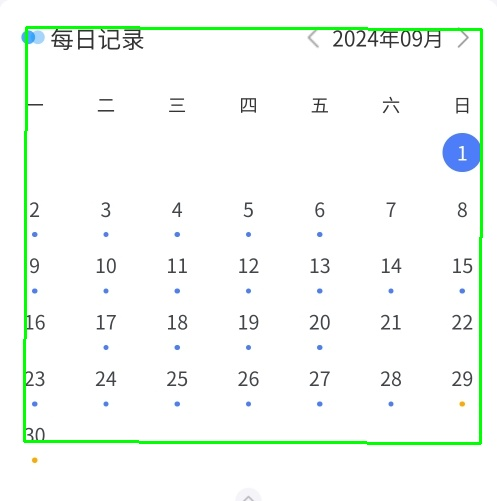
#> input picture Test/merge_res.jpg, 497 x 501 px
$ python -i Paddle_OCR.py   (imports and definitions only)
#> lines starting #> are read from the running program, lines starting #| are printed output that depends on the picture; after the words box and inside, x2 and y2 are one past the last pixel; in counts of white or black regions, pixels touching at a corner belong together
#> further down, picture is the input picture: shape (501, 497, 3); mean B, G, R 246.3, 250.4, 245.2
import json
import re

import cv2
import numpy as np
from paddleocr import PaddleOCR
from sklearn.cluster import KMeans


# [42 lines left out: functions extract_month_info, extract_to_json, not called in this run]


def detect_calendar_contours(img):
    """
    检测日历区域的轮廓并合并相邻文字或数字。

    参数:
    - img: 输入的日历区域的图像。

    返回:
    - 合并后带有轮廓的图像。
    """
    split_res = img.copy()  # 显示每个轮廓结构
    merge_res = img.copy()  # 显示合并后轮廓结构
    # 转换为灰度图像
    gray = cv2.cvtColor(img, cv2.COLOR_BGR2GRAY)
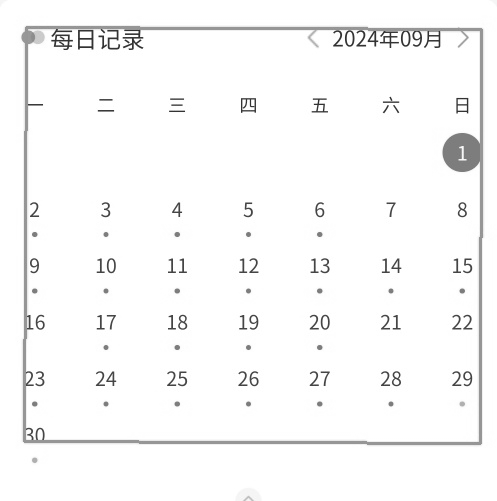
#> gray: shape (501, 497); min 43, max 255, mean 248.4

    # 二值化处理，提取文本区域
    _, thresh = cv2.threshold(gray, 128, 255, cv2.THRESH_BINARY_INV)
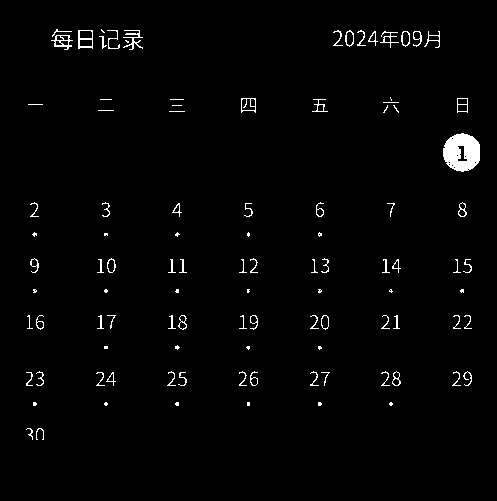
#> thresh: shape (501, 497); 1.8% white; 102 white regions (34 under 20 px), largest, box (x1, y1, x2, y2) and area: (443, 133, 480, 172) 1063, (123, 30, 143, 50) 134, (51, 35, 73, 50) 122
    # 形态学操作去噪及连接相邻字符
    kernel = cv2.getStructuringElement(cv2.MORPH_RECT, (3, 3))
    closed = cv2.morphologyEx(thresh, cv2.MORPH_CLOSE, kernel, iterations=2)
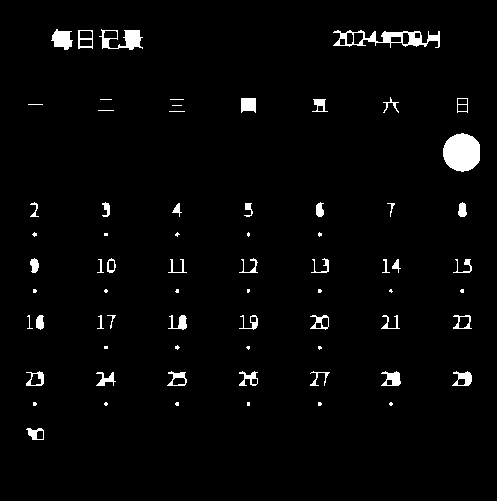
#> closed: shape (501, 497); 2.6% white; 70 white regions (28 under 20 px)
    # 检测轮廓
    contours, _ = cv2.findContours(
        closed, cv2.RETR_EXTERNAL, cv2.CHAIN_APPROX_SIMPLE
    )
#> contours = 70 contours, 34 with area under 20; largest, box (x1, y1, x2, y2) and area: (443, 133, 480, 172) 1085, (333, 30, 440, 48) 928, (99, 29, 143, 50) 436, (51, 29, 73, 50) 266, (78, 30, 93, 49) 240

    # 合并相邻轮廓
    result_json = merge_adjacent_contours(img, contours)

    return result_json


def merge_adjacent_contours(img, contours, distance_threshold=10):
    """
    合并相邻的轮廓，如果它们彼此接近，就圈在一起。

    参数:
    - img: 原始图像。
    - contours: 检测到的轮廓列表。
    - distance_threshold: 判断轮廓是否接近的阈值。

    返回:
    - img_with_merged_contours: 绘制了合并轮廓的结果图像。
    """
#> called with distance_threshold = 10
    # 合并的轮廓边界框
    merged_rectangles = []

    for cnt in contours:

        # 过滤小面积轮廓
        if cv2.contourArea(cnt) < 2:
            continue  # 如果轮廓面积小于最小面积，跳过它
        # 获取当前轮廓的外接矩形边界框
        x, y, w, h = cv2.boundingRect(cnt)
        if h < 8:
            continue
        if 5 < w < 10:  # 如果宽度小于5
            w += 15  # 增加宽度
        if 5 < h < 15:  # 如果高度小于5
            h += 2  # 增加宽度

        current_rect = (x, y, x + w, y + h)  # (x1, y1, x2, y2)

        # 检查是否与已检测的合并区域接近
        merged = False

        for rect in merged_rectangles:
            # 检查当前轮廓是否与已存在的矩形接近
            if (
                    (abs(rect[0] - current_rect[2]) < 20 and  # 水平接近
                     abs(rect[1] - current_rect[3]) < 10)

            ):
                # 如果接近，将当前轮廓和目标轮廓合并
                new_rect = (
                    min(rect[0], current_rect[0]),
                    min(rect[1], current_rect[1]),
                    max(rect[2], current_rect[2]),
                    max(rect[3], current_rect[3])
                )
                rect = new_rect
                merged = True
                break

        if not merged:
            merged_rectangles.append(current_rect)
#> this loop made 70 passes
#> (x, y, w, h, current_rect) on passes 1, 8, 9, 10, 11, 12, 13, 14, 19, 20, 21, 22: (26, 428, 18, 14, (26, 428, 44, 442)), (96, 372, 20, 16, (96, 372, 116, 388)), (452, 371, 20, 15, (452, 371, 472, 386)), (381, 371, 20, 15, (381, 371, 401, 386)), (310, 371, 20, 15, (310, 371, 330, 386)), (239, 371, 19, 15, (239, 371, 258, 386)), (167, 371, 20, 15, (167, 371, 187, 386)), (26, 371, 18, 15, (26, 371, 44, 386)), (453, 315, 19, 16, (453, 315, 472, 331)), (381, 315, 19, 16, (381, 315, 400, 331)), (310, 315, 19, 15, (310, 315, 329, 330)), (239, 315, 19, 15, (239, 315, 258, 330))
#> (x, y, w, h) on passes 2, 3, 5, 6, 7, 15: (389, 402, 4, 4), (318, 402, 4, 4), (175, 402, 4, 4), (104, 402, 4, 4), (33, 402, 4, 4), (318, 346, 4, 4)
#> after the loop, merged_rectangles = 42 items, first 6: (26, 428, 44, 442), (96, 372, 116, 388), (452, 371, 472, 386), (381, 371, 401, 386), (310, 371, 330, 386), (239, 371, 258, 386); rect = (99, 29, 143, 50)
    filtered_contours = []
    result = merge_overlapping_rectangles(merged_rectangles)
#> result = 38 items, first 6: (26, 428, 44, 442), (96, 372, 116, 388), (452, 371, 472, 386), (381, 371, 401, 386), (310, 371, 330, 386), (239, 371, 258, 386)
    for cnt in result:
        width = cnt[2] - cnt[0]  # 计算宽度

        # 检查宽度是否小于最小阈值
        if width > 9:
            filtered_contours.append(cnt)  # 保留宽度满足条件的轮廓
#> this loop made 38 passes
#> (cnt, width) on passes 1 to 12: ((26, 428, 44, 442), 18), ((96, 372, 116, 388), 20), ((452, 371, 472, 386), 20), ((381, 371, 401, 386), 20), ((310, 371, 330, 386), 20), ((239, 371, 258, 386), 19), ((167, 371, 187, 386), 20), ((26, 371, 44, 386), 18), ((453, 315, 472, 331), 19), ((381, 315, 400, 331), 19), ((310, 315, 329, 330), 19), ((239, 315, 258, 330), 19)
#> after the loop, filtered_contours has the same summary as result

    # 遍历合并区域进行 OCR 文字识别
    all_results = []
    i = 0
    for rect in filtered_contours:

        i = i + 1
        x1, y1, x2, y2 = rect
        # 从原图裁剪区域

        # 设置扩展的像素值
        padding = 10  # 向四周扩展10个像素

        # 确保裁剪区域的坐标不会超出图像边界
        x1 = max(0, x1 - padding)
        y1 = max(0, y1 - padding)
        x2 = min(img.shape[1], x2 + padding)
        y2 = min(img.shape[0], y2 + padding)

        # 从原图裁剪区域
        cropped_img = img[y1:y2, x1:x2]

        # 显示或保存裁剪后的图片
        cv2.imwrite(f"cropped_image{i}.png", cropped_img)

        # 从原图裁剪区域，y2向下扩展10px
        new_y1 = y2  # 新的y1为当前区域的y2
        new_y2 = min(y2 + 10, img.shape[0])  # 向下扩展10px，确保不超出图像下边界

        cropped_img2 = img[new_y1:new_y2, x1:x2]

        # 保存裁剪后的图像
        cv2.imwrite(f"cropped_image__{i}.png", cropped_img2)
        paddleocr = PaddleOCR(
            use_gpu=False,
            det_db_box_thresh=0.5,
            det_db_unclip_ratio=1.5,
            rec_algorithm='CRNN',

        )
        # paddleocr = PaddleOCR(lang='ch', show_log=False)
        # 打开需要识别的图片
        text = paddleocr.ocr(cropped_img)

        if text == [None]:
            gray = cv2.cvtColor(cropped_img, cv2.COLOR_BGR2GRAY)
            # 使用二值化处理图像
            _, binary_image = cv2.threshold(gray, 0, 255, cv2.THRESH_BINARY + cv2.THRESH_OTSU)

            text = paddleocr.ocr(binary_image)

        # 提取出 日期文本
        extracted_text = text[0][0][1][0] if text and text[0] else None
        status = check_status(cropped_img2)

        # 构建JSON格式的数据
        result = {
            "Date": extracted_text,
            "Punch_Status": status
        }

        all_results.append(result)
#> this loop made 1 pass
#> (rect, i, x1, y1, x2, y2, padding, new_y1) on pass 1: ((26, 428, 44, 442), 1, 16, 418, 54, 452, 10, 452)
#> pass 1, in merge_adjacent_contours, `cropped_img = img[y1:y2, x1:x2]`:
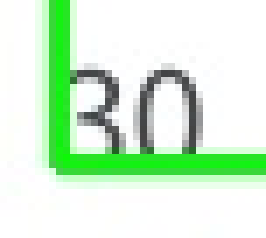
#> cropped_img: shape (34, 38, 3) (shown 7 times larger); mean B, G, R 212.8, 240.9, 212.5
#> after the loop, all_results = []; i = 1

    # 正则表达式用于匹配1-31范围内的日期

    # 正则表达式用于匹配日期标题和1-31范围内的日期
    date_title_pattern = re.compile(r'^\d{4}年\d{1,2}月$')
    date_pattern = re.compile(r'^(?:[012]?[1-9]|3[01])$')

    # 构建最终的JSON结构
    # 构建最终的JSON结构
    result_json = {
        "Month": [],
        'Daily_Records': []
    }
    daily_date = [item for item in all_results if date_pattern.match(item['Date'])]
    filtered_data2 = [item for item in all_results if date_title_pattern.match(item['Date'])]
    result_json["Month"] = filtered_data2[0]['Date']
    # 过滤出每日记录数据，并构建每日记录的JSON结构
    filtered_data = [item for item in all_results if date_pattern.match(item['Date'])]
    for item in filtered_data:
        daily_record = {
            "Date": int(item['Date']),
            "Punch_Status": item['Punch_Status']
        }
        result_json['Daily_Records'].append(daily_record)

    # 打印结果
    # 打印最终的JSON结构

    return result_json


# [61 lines left out: functions check_status, check_color_status, not called in this run]


def merge_overlapping_rectangles(rectangles):
    """
    合并轮廓列表中有部分重叠的矩形。

    参数:
    - rectangles: 矩形列表 [(x1, y1, x2, y2), ...]

    返回:
    - merged_rectangles: 合并后的矩形列表。
    """
    merged = True  # 用于标记是否有新的合并
    while merged:
        merged = False  # 每次循环开始时重置标记
        new_rectangles = []
        skip = set()  # 跳过已合并的索引

        for i in range(len(rectangles)):
            if i in skip:  # 如果已合并，跳过
                continue
            rect1 = rectangles[i]
            merged_rect = rect1  # 初始化为当前矩形

            for j in range(i + 1, len(rectangles)):
                if j in skip:  # 如果已合并，跳过
                    continue
                rect2 = rectangles[j]

                if is_overlapping(merged_rect, rect2):  # 检查是否重叠
                    # 合并两个矩形
                    merged_rect = (
                        min(merged_rect[0], rect2[0]),
                        min(merged_rect[1], rect2[1]),
                        max(merged_rect[2], rect2[2]),
                        max(merged_rect[3], rect2[3]),
                    )
                    skip.add(j)  # 标记 rect2 已合并
                    merged = True  # 标记本轮有新的合并

            new_rectangles.append(merged_rect)  # 添加合并后的矩形

        # 更新矩形列表
        rectangles = [rect for idx, rect in enumerate(rectangles) if idx not in skip]
        rectangles = new_rectangles

    return rectangles

def is_overlapping(rect1, rect2):
    """
    判断两个矩形是否有重叠。

    参数:
    - rect1: 第一个矩形 (x1, y1, x2, y2)。
    - rect2: 第二个矩形 (x1, y1, x2, y2)。

    返回:
    - True: 如果有重叠。
    - False: 如果没有重叠。
    """
    x1_a, y1_a, x2_a, y2_a = rect1
    x1_b, y1_b, x2_b, y2_b = rect2

    # 检查水平和垂直方向是否有交集
    if x1_a < x2_b and x1_b < x2_a and y1_a < y2_b and y1_b < y2_a:
        return True  # 存在重叠
    return False  # 没有重叠

>>> import cv2
>>> picture = cv2.imread('Test/merge_res.jpg')
#> (the run stopped early here; a loop or call above may not have finished)

$ run again, on Test/胡翔.jpg
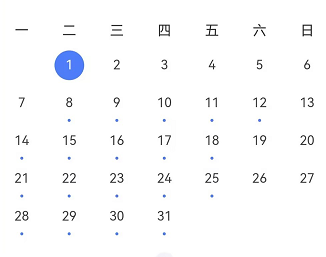
#> input picture Test/胡翔.jpg, 326 x 257 px
#> picture is the input picture: shape (257, 326, 3); mean B, G, R 251.3, 250.3, 249.8
#> in detect_calendar_contours, `_, thresh = cv2.threshold(gray, 128, 255, cv2.THRESH_BINARY_INV)`:
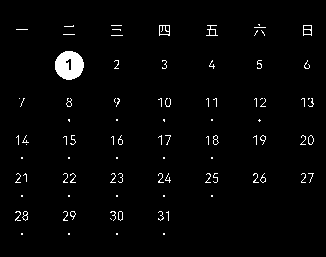
#> thresh: shape (257, 326); 2.2% white; 91 white regions (70 under 20 px), largest, box (x1, y1, x2, y2) and area: (55, 51, 84, 80) 633, (159, 25, 170, 36) 56, (206, 25, 218, 36) 44
#> closed: shape (257, 326); 3.9% white; 58 white regions (22 under 20 px)
#> contours = 58 contours, 25 with area under 20; largest, box (x1, y1, x2, y2) and area: (55, 51, 84, 80) 620, (15, 211, 28, 221) 94, (110, 173, 123, 183) 92, (159, 25, 170, 36) 92, (300, 135, 314, 145) 91
#> the loop in merge_adjacent_contours, `for cnt in contours:` made 58 passes
#> (x, y, w, h, current_rect) on passes 5, 6, 7, 8, 14, 15, 16, 17: (158, 211, 11, 12, (158, 211, 169, 223)), (110, 211, 13, 12, (110, 211, 123, 223)), (63, 211, 13, 12, (63, 211, 76, 223)), (15, 211, 13, 12, (15, 211, 28, 223)), (301, 173, 13, 12, (301, 173, 314, 185)), (253, 173, 13, 12, (253, 173, 266, 185)), (205, 173, 13, 12, (205, 173, 218, 185)), (158, 173, 13, 12, (158, 173, 171, 185))
#> after the loop in merge_adjacent_contours, `for cnt in contours:`: merged_rectangles = 36 items, first 6: (158, 211, 169, 223), (110, 211, 123, 223), (63, 211, 76, 223), (15, 211, 28, 223), (301, 173, 314, 185), (253, 173, 266, 185); rect = (111, 25, 123, 38)
#> result has the same summary as merged_rectangles
#> the loop in merge_adjacent_contours, `for cnt in result:` made 36 passes
#> (cnt, width) on passes 1 to 8: ((158, 211, 169, 223), 11), ((110, 211, 123, 223), 13), ((63, 211, 76, 223), 13), ((15, 211, 28, 223), 13), ((301, 173, 314, 185), 13), ((253, 173, 266, 185), 13), ((205, 173, 218, 185), 13), ((158, 173, 171, 185), 13)
#> after the loop in merge_adjacent_contours, `for cnt in result:`: filtered_contours = 33 items, first 6: (158, 211, 169, 223), (110, 211, 123, 223), (63, 211, 76, 223), (15, 211, 28, 223), (301, 173, 314, 185), (253, 173, 266, 185)
#> the loop in merge_adjacent_contours, `for rect in filtered_contours: ` made 1 pass
#> (rect, i, x1, y1, x2, y2, padding, new_y1) on pass 1: ((158, 211, 169, 223), 1, 148, 201, 179, 233, 10, 233)
#> pass 1, in merge_adjacent_contours, `cropped_img = img[y1:y2, x1:x2]`:
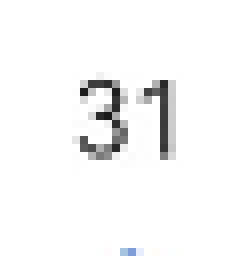
#> cropped_img: shape (32, 31, 3) (shown 8 times larger); mean B, G, R 247.1, 247, 247
#> after the loop in merge_adjacent_contours, `for rect in filtered_contours:`: all_results = []; i = 1
